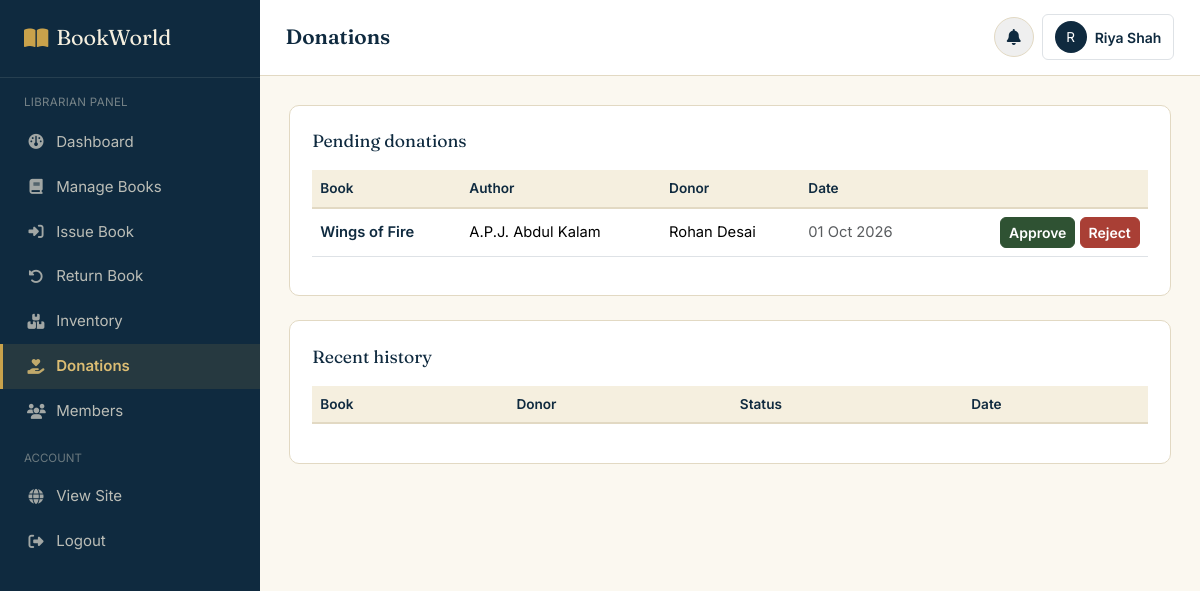
/librarian/donations.php (signed in), run on the app's committed database.
### tables this page shows
CREATE TABLE donations (
    donation_id INT AUTO_INCREMENT PRIMARY KEY,
    member_id INT NOT NULL,
    book_title VARCHAR(200) NOT NULL,
    author VARCHAR(150),
    isbn VARCHAR(20),
    publisher VARCHAR(150),
    donation_date DATETIME DEFAULT CURRENT_TIMESTAMP,
    status ENUM('pending','approved','rejected') DEFAULT 'pending',
    approved_by INT NULL,
    approval_date DATETIME NULL,
    remarks VARCHAR(255),
    FOREIGN KEY (member_id) REFERENCES member(member_id) ON DELETE CASCADE
);

CREATE TABLE member (
    member_id INT AUTO_INCREMENT PRIMARY KEY,
    name VARCHAR(100) NOT NULL,
    email VARCHAR(150) NOT NULL UNIQUE,
    password VARCHAR(255) NOT NULL,
    phone VARCHAR(15),
    address VARCHAR(255),
    profile_photo VARCHAR(255) DEFAULT 'default.png',
    registration_date DATETIME DEFAULT CURRENT_TIMESTAMP,
    status ENUM('active','inactive','suspended') DEFAULT 'active'
);

### includes/functions.php (called while the page is built, shortened)
<?php
function clean($str) {
    return htmlspecialchars(trim($str), ENT_QUOTES, 'UTF-8');
}
function fmt_date($date) {
    return date('d M Y', strtotime($date));
}

### librarian/donations.php (the view, shortened to what this page needs)
<?php
require_once '../config/database.php';
require_once '../includes/functions.php';
$pending = mysqli_query($conn, "SELECT d.*, m.name AS member_name FROM donations d JOIN member m ON m.member_id=d.member_id WHERE d.status='pending' ORDER BY d.donation_date ASC");
?>
<!DOCTYPE html>
<html lang="en">
<head>
<link href="https://cdn.jsdelivr.net/npm/bootstrap@5.3.3/dist/css/bootstrap.min.css" rel="stylesheet">
<link rel="stylesheet" href="https://cdnjs.cloudflare.com/ajax/libs/font-awesome/6.5.2/css/all.min.css">
<link rel="stylesheet" href="../assets/css/style.css">
<link rel="stylesheet" href="../assets/css/dashboard.css">
</head>
<body>
<div class="bw-app">
<?php include '../includes/sidebar_librarian.php'; ?>
<main class="bw-main">
<?php include '../includes/dashboard_topbar.php'; ?>
<div class="bw-content">
  <div class="bw-panel mb-4">
    <div class="panel-title">Pending donations</div>
    <div class="table-responsive">
      <table class="table table-bw align-middle">
        <thead><tr><th>Book</th><th>Author</th><th>Donor</th><th>Date</th><th></th></tr></thead>
        <tbody>
          <?php while ($d = mysqli_fetch_assoc($pending)): ?>
            <tr>
              <td class="fw-semibold text-navy"><?= clean($d['book_title']) ?></td>
              <td><?= clean($d['author']) ?></td>
              <td><?= clean($d['member_name']) ?></td>
              <td class="text-muted small"><?= fmt_date($d['donation_date']) ?></td>
              <td class="text-end">
                <form method="POST" class="d-inline">
                  <button type="button" class="btn btn-sm btn-bw-green bw-confirm-action" data-action-label="approve this donation" data-action-icon="question">Approve</button>
                </form>
                <form method="POST" class="d-inline">
                  <button type="button" class="btn btn-sm btn-bw-danger bw-confirm-action" data-action-label="reject this donation" data-action-icon="warning">Reject</button>
                </form>
              </td>
            </tr>
          <?php endwhile; ?>
        </tbody>
      </table>
    </div>
  </div>
  <div class="bw-panel">
    <div class="panel-title">Recent history</div>
    <div class="table-responsive">
      <table class="table table-bw align-middle">
        <thead><tr><th>Book</th><th>Donor</th><th>Status</th><th>Date</th></tr></thead>
      </table>
    </div>
  </div>
</div>
</main>
</div>
</body>
</html>

### assets/css/style.css (style rules this page uses)
:root { --bw-navy: #0F2A3F; --bw-navy-light: #1A4160; --bw-green: #2F5233; --bw-green-light: #3E6B45; --bw-brass: #C9A24B; --bw-brass-light: #DCBD73; --bw-paper: #F5EFDF; --bw-paper-soft: #FBF8F0; --bw-ink: #1D2430; --bw-slate: #5B6472; --bw-line: #E2D9C3; --bw-danger: #A93F35; --bw-danger-bg: #FBEAE7; --bw-success: #2F5233; --bw-success-bg: #EAF1E7; --bw-warning: #B4791F; --bw-warning-bg: #FBF1E1; --font-display: 'Fraunces', Georgia, serif; --font-body: 'Inter', -apple-system, BlinkMacSystemFont, sans-serif; --radius-sm: 6px; --radius-md: 10px; --shadow-card: 0 1px 3px rgba(15, 42, 63, 0.08), 0 1px 2px rgba(15, 42, 63, 0.06); }
* { box-sizing: border-box; }
body { font-family: var(--font-body); color: var(--bw-ink); background: var(--bw-paper-soft); margin: 0; }
.btn-bw-green { background: var(--bw-green); border: 1px solid var(--bw-green); color: #fff; font-weight: 600; border-radius: var(--radius-sm); }
.btn-bw-danger { background: var(--bw-danger); border: 1px solid var(--bw-danger); color: #fff; font-weight: 600; border-radius: var(--radius-sm); }
.text-navy { color: var(--bw-navy) !important; }

### assets/css/dashboard.css (style rules this page uses)
.bw-app { display: flex; min-height: 100vh; }
.bw-main { flex: 1; min-width: 0; background: var(--bw-paper-soft); }
.bw-content { padding: 1.8rem; }
.bw-panel { background: #fff; border: 1px solid var(--bw-line); border-radius: var(--radius-md); padding: 1.4rem; }
.bw-panel .panel-title { font-family: var(--font-display); font-size: 1.1rem; color: var(--bw-navy); margin-bottom: 1rem; }
.table-bw thead th { background: var(--bw-paper); color: var(--bw-navy); font-weight: 600; font-size: 0.85rem; border-bottom: 2px solid var(--bw-line); }
.table-bw td { vertical-align: middle; font-size: 0.92rem; }

### data on the page
donations: book_title "Wings of Fire", author "A.P.J. Abdul Kalam", member.name "Rohan Desai", donation_date "01 Oct 2026"

### other printed values
$page_title "Donations"
substr($current_user_name, 0, 1) "R"
$current_user_name "Riya Shah"
